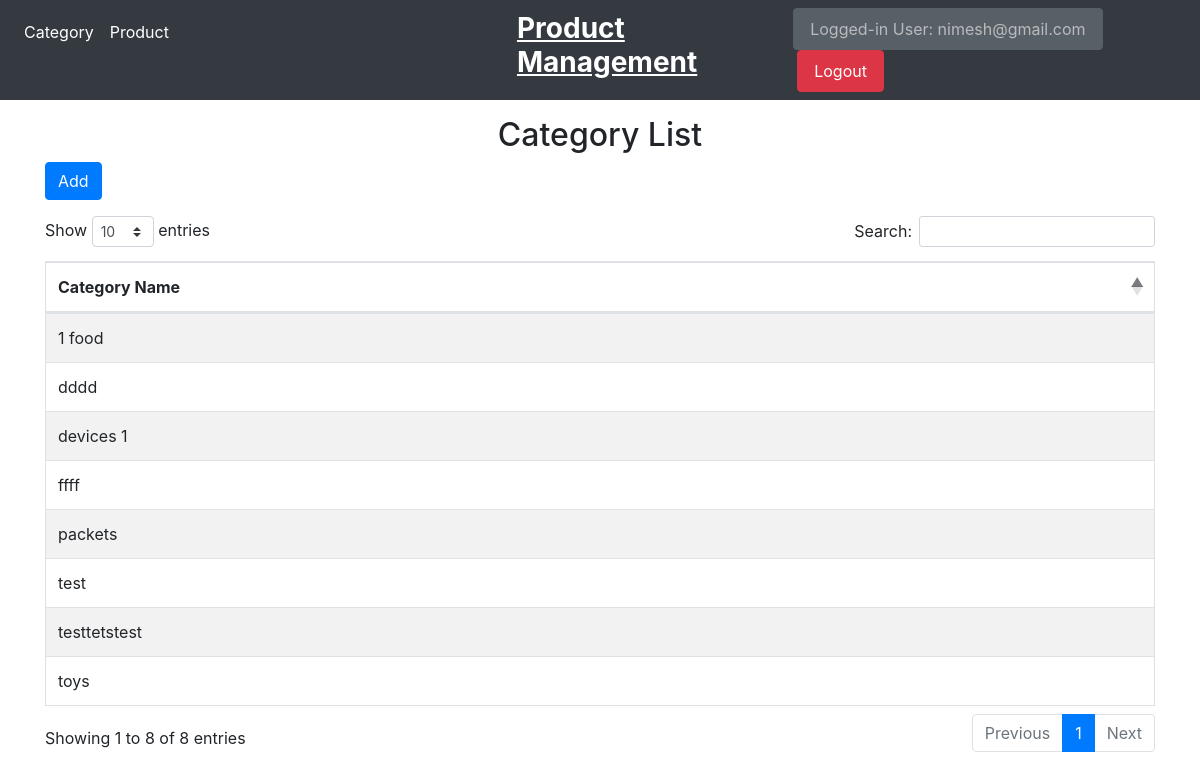
The page /category_view (signed in) on the database its author committed.
### product/models.py (models this page shows, shortened)
class Category(models.Model):
    category_name = models.CharField(max_length=120, unique=True)

### product/views.py (the view)
# urls.py: path('category_view', CategoryList.as_view(), name="CategoryList"),
class CategoryList(ListView, LoginRequiredMixin):
    model = Category
    context_object_name = "data"
    template_name = "list_view.html"

### account/views.py (called while the page is built)
    def dispatch(self, request, *args, **kwargs):
        if not self.request.user.is_authenticated:
            return redirect("account:login")
        return super().dispatch(request, *args, **kwargs)

### templates/list_view.html (shortened to what this page needs)
{% extends "base.html" %}
{% block body %}
<div class="container">
<h2 class="text-center mt-3">Category List </h2>
<a href="{% url 'product:CategoryCreate' %}" class="btn btn-primary mb-3">Add</a>
  <table id="example" class="table table-striped table-bordered" style="width:100%">
    <thead>
        <tr>
            <th>Category Name</th>
        </tr>
    </thead>
    <tbody>
        {% for value in data %}
        <tr>
            <td>{{ value.category_name }}</td>
        </tr>
        {% endfor %}
    </tbody>
  </table>
</div>
{% endblock %}

### templates/base.html (shortened to what this page needs)
<!DOCTYPE html>
<html lang="en">
<head>
    <link rel="stylesheet" href="https://cdnjs.cloudflare.com/ajax/libs/twitter-bootstrap/4.5.2/css/bootstrap.css">
    <link rel="stylesheet" href="https://cdn.datatables.net/1.11.4/css/dataTables.bootstrap4.min.css">
    <link rel="stylesheet" href="https://cdn.jsdelivr.net/npm/bootstrap@4.6.1/dist/css/bootstrap.min.css">
</head>
<body>
    <nav class="navbar navbar-expand-lg navbar-light bg-dark">
        <div class="collapse navbar-collapse" id="navbarSupportedContent">
            {% if request.user.is_authenticated %}
                  <ul class="navbar-nav mr-auto">
                    <li class="nav-item">
                      <a class="nav-link" style="color:white" href="{% url 'product:CategoryList' %}">Category</a>
                    </li>
                    <li class="nav-item">
                      <a class="nav-link" style="color:white" href="{% url 'product:ProductList' %}">Product</a>
                    </li>
                    <li>
                      <h3 style="color: white; font-weight: bold; margin-left: 340px; text-decoration: underline;">Product Management</h3>
                    </li>
                  </ul>
                  <form class="form-inline my-2 my-lg-0">
                        {% if request.user.is_authenticated %}
                            <button class="nav-link btn btn-secondary" disabled> Logged-in User: {{request.user}}</button>
                        {% endif %}
                      <a class="nav-link btn btn-danger ml-1" style="color:white" href="{% url 'account:logout' %}">Logout</a>
                  </form>
            {% endif %}
        </div>
    </nav>
    {% block body %}{% endblock %}
</body>
</html>

### rows shown on the page
Category: category_name "1 food"
Category: category_name "toys"
Category: category_name "devices 1"
Category: category_name "packets"
Category: category_name "test"
Category: category_name "dddd"
Category: category_name "ffff"
Category: category_name "testtetstest"

### other values the page prints
{{ request.user }} "nimesh@gmail.com"
